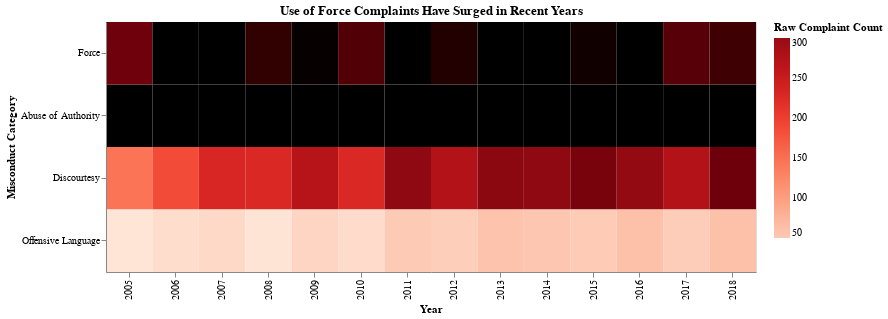

The code cell stored with this chart in its notebook:
### Code cell
import altair as alt

# Filter to 2005+ to emphasize rise
counts_vizA = counts[(counts["year_received"] >= 2005) & (counts["year_received"] < 2019)]

heatmap_A = (
    alt.Chart(counts_vizA)
    .mark_rect()
    .encode(
        x=alt.X("year_received:O", title="Year"),
        y=alt.Y("fado_type:N", sort=["Force", "Abuse of Authority", "Discourtesy", "Offensive Language"],
                title="Misconduct Category"),
        # color=alt.Color("n_complaints:Q",
        #                 scale=alt.Scale(scheme="reds"),  # Dramatic color scale
        #                 title="Raw Complaint Count"
        #                ),
        color=alt.Color(
            "n_complaints:Q",
            scale=alt.Scale(
                scheme="reds",
                domain=[50, 300]   # manually compress, adjust after checking min/max
            ),
            title="Raw Complaint Count"
        ),

        tooltip=["year_received", "fado_type", "n_complaints"]
    )
    .properties(
        width=650,
        height=250,
        title="Use of Force Complaints Have Surged in Recent Years"
    )
)

heatmap_A

### Figure 1 — Vega-Lite specification as saved in the notebook (floating-point values rounded to 4 significant figures)
{"config": {"view": {"continuousWidth": 300, "continuousHeight": 300}}, "data": {"name": "data-e80577aa5ed83b6ec5bf9373deadd5ec"}, "mark": {"type": "rect"}, "encoding": {"color": {"field": "n_complaints", "scale": {"domain": [50, 300], "scheme": "reds"}, "title": "Raw Complaint Count", "type": "quantitative"}, "tooltip": [{"field": "year_received", "type": "quantitative"}, {"field": "fado_type", "type": "nominal"}, {"field": "n_complaints", "type": "quantitative"}], "x": {"field": "year_received", "title": "Year", "type": "ordinal"}, "y": {"field": "fado_type", "sort": ["Force", "Abuse of Authority", "Discourtesy", "Offensive Language"], "title": "Misconduct Category", "type": "nominal"}}, "height": 250, "title": "Use of Force Complaints Have Surged in Recent Years", "width": 650, "$schema": "https://vega.github.io/schema/vega-lite/v5.20.1.json", "datasets": {"data-e80577aa5ed83b6ec5bf9373deadd5ec": [{"year_received": 2005, "fado_type": "Abuse of Authority", "n_complaints": 845}, {"year_received": 2005, "fado_type": "Discourtesy", "n_complaints": 146}, {"year_received": 2005, "fado_type": "Force", "n_complaints": 337}, {"year_received": 2005, "fado_type": "Offensive Language", "n_complaints": 17}, {"year_received": 2006, "fado_type": "Abuse of Authority", "n_complaints": 992}, {"year_received": 2006, "fado_type": "Discourtesy", "n_complaints": 186}, {"year_received": 2006, "fado_type": "Force", "n_complaints": 450}, {"year_received": 2006, "fado_type": "Offensive Language", "n_complaints": 26}, {"year_received": 2007, "fado_type": "Abuse of Authority", "n_complaints": 1142}, {"year_received": 2007, "fado_type": "Discourtesy", "n_complaints": 231}, {"year_received": 2007, "fado_type": "Force", "n_complaints": 488}, {"year_received": 2007, "fado_type": "Offensive Language", "n_complaints": 31}, {"year_received": 2008, "fado_type": "Abuse of Authority", "n_complaints": 991}, {"year_received": 2008, "fado_type": "Discourtesy", "n_complaints": 228}, {"year_received": 2008, "fado_type": "Force", "n_complaints": 394}, {"year_received": 2008, "fado_type": "Offensive Language", "n_complaints": 18}, {"year_received": 2009, "fado_type": "Abuse of Authority", "n_complaints": 1023}, {"year_received": 2009, "fado_type": "Discourtesy", "n_complaints": 269}, {"year_received": 2009, "fado_type": "Force", "n_complaints": 433}, {"year_received": 2009, "fado_type": "Offensive Language", "n_complaints": 36}, {"year_received": 2010, "fado_type": "Abuse of Authority", "n_complaints": 1038}, {"year_received": 2010, "fado_type": "Discourtesy", "n_complaints": 227}, {"year_received": 2010, "fado_type": "Force", "n_complaints": 365}, {"year_received": 2010, "fado_type": "Offensive Language", "n_complaints": 29}, {"year_received": 2011, "fado_type": "Abuse of Authority", "n_complaints": 1100}, {"year_received": 2011, "fado_type": "Discourtesy", "n_complaints": 307}, {"year_received": 2011, "fado_type": "Force", "n_complaints": 440}, {"year_received": 2011, "fado_type": "Offensive Language", "n_complaints": 49}, {"year_received": 2012, "fado_type": "Abuse of Authority", "n_complaints": 1115}, {"year_received": 2012, "fado_type": "Discourtesy", "n_complaints": 275}, {"year_received": 2012, "fado_type": "Force", "n_complaints": 408}, {"year_received": 2012, "fado_type": "Offensive Language", "n_complaints": 43}, {"year_received": 2013, "fado_type": "Abuse of Authority", "n_complaints": 1286}, {"year_received": 2013, "fado_type": "Discourtesy", "n_complaints": 311}, {"year_received": 2013, "fado_type": "Force", "n_complaints": 460}, {"year_received": 2013, "fado_type": "Offensive Language", "n_complaints": 57}, {"year_received": 2014, "fado_type": "Abuse of Authority", "n_complaints": 1356}, {"year_received": 2014, "fado_type": "Discourtesy", "n_complaints": 308}, {"year_received": 2014, "fado_type": "Force", "n_complaints": 502}, {"year_received": 2014, "fado_type": "Offensive Language", "n_complaints": 54}, {"year_received": 2015, "fado_type": "Abuse of Authority", "n_complaints": 1511}, {"year_received": 2015, "fado_type": "Discourtesy", "n_complaints": 328}, {"year_received": 2015, "fado_type": "Force", "n_complaints": 425}, {"year_received": 2015, "fado_type": "Offensive Language", "n_complaints": 48}, {"year_received": 2016, "fado_type": "Abuse of Authority", "n_complaints": 1507}, {"year_received": 2016, "fado_type": "Discourtesy", "n_complaints": 304}, {"year_received": 2016, "fado_type": "Force", "n_complaints": 473}, {"year_received": 2016, "fado_type": "Offensive Language", "n_complaints": 61}, {"year_received": 2017, "fado_type": "Abuse of Authority", "n_complaints": 1499}, {"year_received": 2017, "fado_type": "Discourtesy", "n_complaints": 275}, {"year_received": 2017, "fado_type": "Force", "n_complaints": 359}, {"year_received": 2017, "fado_type": "Offensive Language", "n_complaints": 45}, {"year_received": 2018, "fado_type": "Abuse of Authority", "n_complaints": 1500}, {"year_received": 2018, "fado_type": "Discourtesy", "n_complaints": 338}, {"year_received": 2018, "fado_type": "Force", "n_complaints": 382}, {"year_received": 2018, "fado_type": "Offensive Language", "n_complaints": 61}]}}
